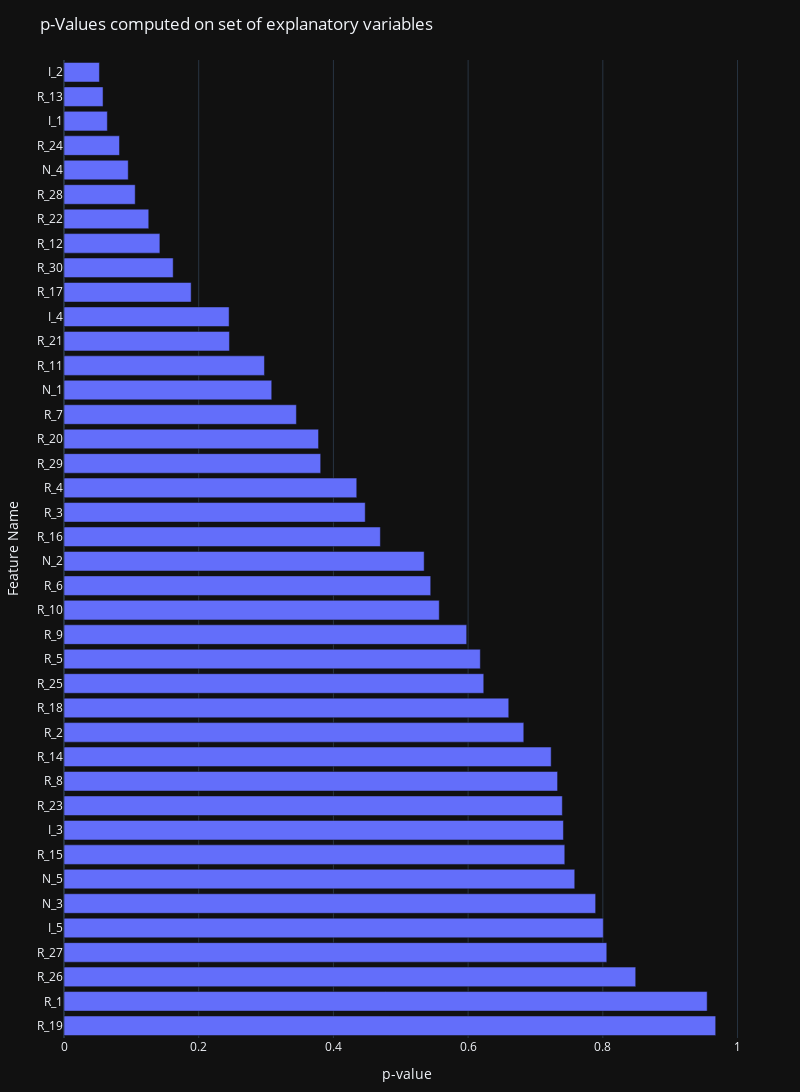

Notebook cell for this chart:
### Markdown cell above
# Plot Results

### Code cell
templates.default = "plotly_dark";
PlotlyJS.templates

toSavePlot = plot(
    bar(
        pvalues,
        x=:PValue,
        y=:FeatureName,
        orientation="h",
        )
    ,
    PlotlyJS.Layout(
        title="p-Values computed on set of explanatory variables",
        width=800, height=1200,
        xaxis_title="p-value",
        yaxis_title="Feature Name",
    )
)

### Figure 1 — Plotly figure (JSON) as saved in the notebook; plotly's stock layout.template omitted (floating-point values rounded to 4 significant figures)
{"data": [{"orientation": "h", "type": "bar", "x": [0.9676, 0.9549, 0.8488, 0.8059, 0.8007, 0.7893, 0.7583, 0.7435, 0.7415, 0.7398, 0.7328, 0.7233, 0.6827, 0.6603, 0.6232, 0.6181, 0.5979, 0.5571, 0.5445, 0.5347, 0.4697, 0.4472, 0.4347, 0.3811, 0.3779, 0.345, 0.3084, 0.2976, 0.2456, 0.2451, 0.1888, 0.1621, 0.1424, 0.1258, 0.1057, 0.09538, 0.0824, 0.06436, 0.05799, 0.0526], "y": ["R_19", "R_1", "R_26", "R_27", "I_5", "N_3", "N_5", "R_15", "I_3", "R_23", "R_8", "R_14", "R_2", "R_18", "R_25", "R_5", "R_9", "R_10", "R_6", "N_2", "R_16", "R_3", "R_4", "R_29", "R_20", "R_7", "N_1", "R_11", "R_21", "I_4", "R_17", "R_30", "R_12", "R_22", "R_28", "N_4", "R_24", "I_1", "R_13", "I_2"]}], "layout": {"height": 1200, "margin": {"b": 50, "l": 50, "r": 50, "t": 60}, "title": "p-Values computed on set of explanatory variables", "width": 800, "xaxis": {"title": {"text": "p-value"}}, "yaxis": {"title": {"text": "Feature Name"}}}}
